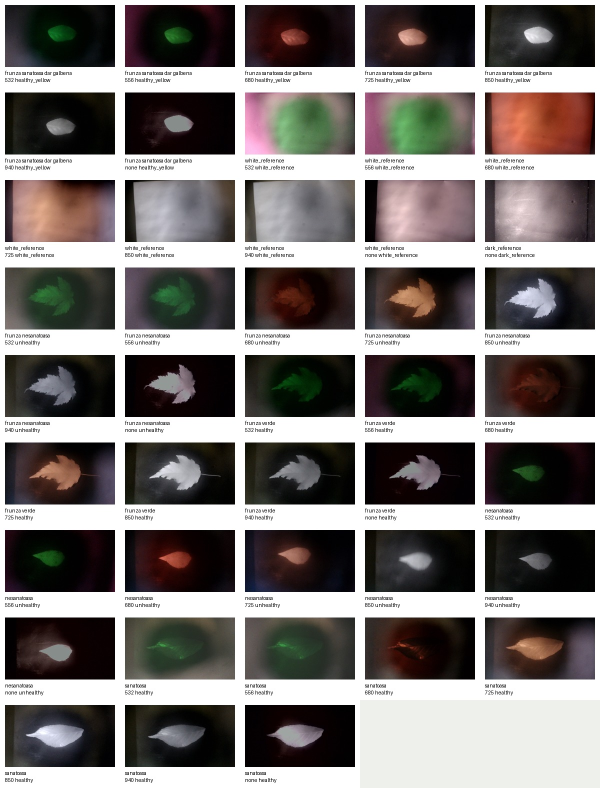
#> input picture outputs/real_leaf_analysis/camera_contact_sheet.jpg, 1200 x 1575 px (shown at 1/2 size)
$ python -i run_real_leaf_analysis.py   (imports and definitions only)
#> lines starting #> are read from the running program, lines starting #| are printed output that depends on the picture; after the words box and inside, x2 and y2 are one past the last pixel; in counts of white or black regions, pixels touching at a corner belong together
"""Run the real leaf camera/spectrometer analysis.

Inputs live in:
    C:/Users/david/OneDrive/Desktop/data analisys

Outputs are written under:
    outputs/real_leaf_analysis
"""

from __future__ import annotations

import csv
import json
import math
import re
from dataclasses import dataclass
from pathlib import Path
from typing import Iterable

import matplotlib.pyplot as plt
import numpy as np
from PIL import Image, ImageDraw

try:
    import cv2
except ModuleNotFoundError:  # pragma: no cover - runtime fallback
    cv2 = None

try:
    from openpyxl import Workbook
    from openpyxl.chart import LineChart, Reference
    from openpyxl.styles import Alignment, Font, PatternFill
    from openpyxl.utils import get_column_letter
except ModuleNotFoundError:  # pragma: no cover - runtime fallback
    Workbook = None
    LineChart = Reference = Alignment = Font = PatternFill = get_column_letter = None


PROJECT_ROOT = Path(r"C:\Users\david\OneDrive\Desktop\Archive\Projects\CodeX")
DATA_ROOT = Path(r"C:\Users\david\OneDrive\Desktop\data analisys")
OUT_DIR = PROJECT_ROOT / "outputs" / "real_leaf_analysis"
TARGET_WAVELENGTHS = (532, 556, 680, 725, 850, 940)


@dataclass
class Spectrum:
    path: Path
    relative_path: str
    environment: str
    sample_id: str
    condition: str
    role: str
    modality: str
    filter_label: str
    filter_nm: float | None
    wavelengths: np.ndarray
    intensities: np.ndarray


@dataclass
class CameraMeasurement:
    path: Path
    relative_path: str
    environment: str
    sample_id: str
    condition: str
    filter_label: str
    filter_nm: float | None
    metrics: dict[str, float | str | int]


# [161 lines left out: functions main, load_all_spectra, load_all_camera_measurements, read_spectrum, infer_metadata, infer_sample_id and 1 more, not called in this run]


def analyze_camera_image(path: Path) -> dict[str, float | str | int]:
    image = Image.open(path).convert("RGB")
#> image is the input picture: PIL image 1200x1575 RGB; mean R, G, B 126.4, 121.5, 119.5
    rgb = np.asarray(image, dtype=np.uint8)
    mask = leaf_mask(rgb)
    pixels = rgb[mask]
    if pixels.size == 0:
        pixels = rgb.reshape(-1, 3)

    arr = pixels.astype(np.float32) / 255.0
    r, g, b = arr[:, 0], arr[:, 1], arr[:, 2]
    if cv2 is not None:
        hsv = cv2.cvtColor(pixels.reshape(-1, 1, 3), cv2.COLOR_RGB2HSV).reshape(-1, 3)
        hue = circular_mean_degrees(hsv[:, 0].astype(np.float32) * 2.0)
        sat = hsv[:, 1].astype(np.float32) / 255.0
        val = hsv[:, 2].astype(np.float32) / 255.0
    else:
        maxc = np.max(arr, axis=1)
        minc = np.min(arr, axis=1)
        sat = np.divide(maxc - minc, np.maximum(maxc, 1e-8))
        val = maxc
        hue = 0.0
    gcc = np.mean(g / np.maximum(r + g + b, 1e-8))
    exg = np.mean(2.0 * g - r - b)
    vari = np.nanmean((g - r) / np.where(np.abs(g + r - b) < 1e-8, np.nan, g + r - b))
    return {
        "width": image.width,
        "height": image.height,
        "leaf_pixels": int(mask.sum()),
        "leaf_area_fraction": round_float(mask.mean()),
        "mean_r": round_float(r.mean()),
        "mean_g": round_float(g.mean()),
        "mean_b": round_float(b.mean()),
        "brightness": round_float(val.mean()),
        "saturation": round_float(sat.mean()),
        "hue_deg": round_float(hue),
        "gcc": round_float(gcc),
        "exg": round_float(exg),
        "vari": round_float(vari),
    }


def leaf_mask(rgb: np.ndarray) -> np.ndarray:
    if cv2 is None:
        gray = np.asarray(Image.fromarray(rgb).convert("L"), dtype=np.uint8)
        mask = gray > np.percentile(gray, 65)
        return mask
    gray = cv2.cvtColor(rgb, cv2.COLOR_RGB2GRAY)
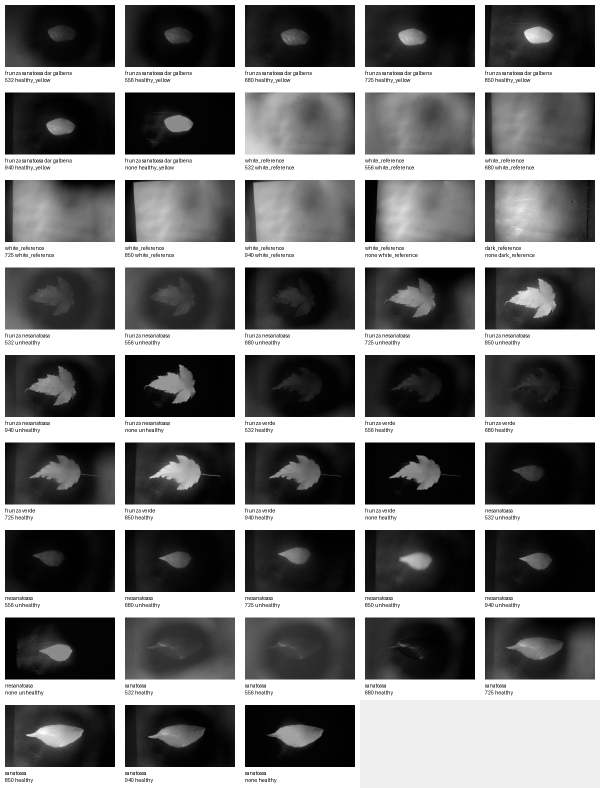
#> gray: shape (1575, 1200) (shown at 1/2 size); min 0, max 255, mean 122.8
    blur = cv2.GaussianBlur(gray, (9, 9), 0)
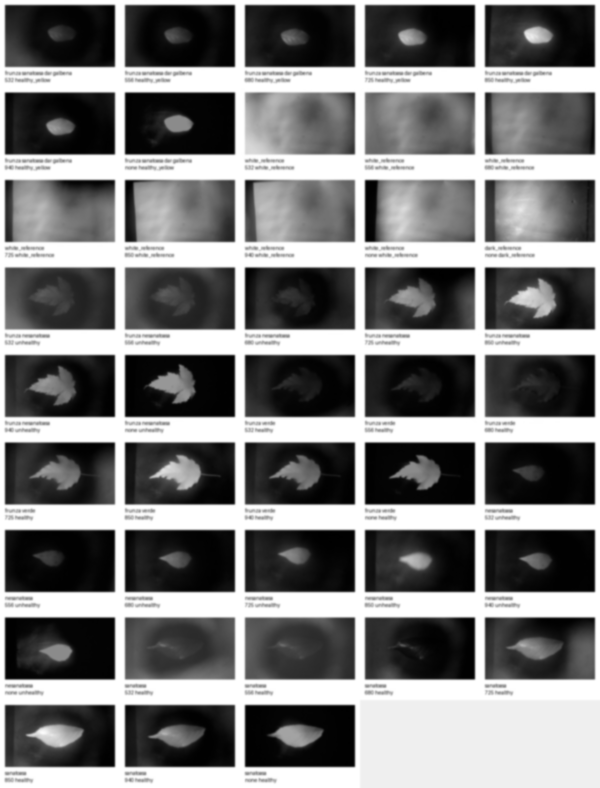
#> blur: shape (1575, 1200) (shown at 1/2 size); min 0, max 255, mean 122.8
    _, thresh = cv2.threshold(blur, 0, 255, cv2.THRESH_BINARY + cv2.THRESH_OTSU)
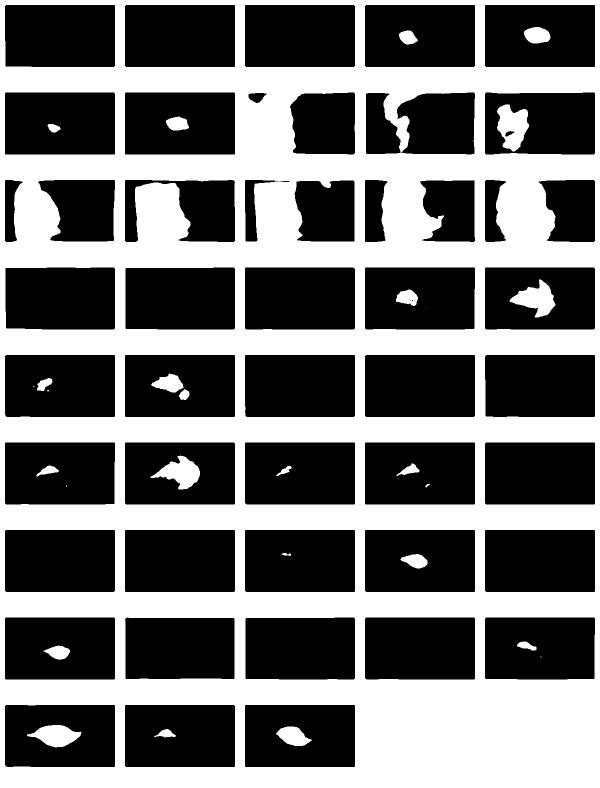
#> thresh: shape (1575, 1200) (shown at 1/2 size); 43.4% white; 28 white regions (5 under 20 px), largest, box (x1, y1, x2, y2) and area: (0, 0, 1200, 1575) 793242, (994, 209, 1058, 303) 3966, (1019, 559, 1111, 635) 3495
    mask = thresh > 0
    border = np.concatenate([mask[:20, :].ravel(), mask[-20:, :].ravel(), mask[:, :20].ravel(), mask[:, -20:].ravel()])
    if border.mean() > 0.5:
        mask = ~mask
#> mask: shape (1575, 1200) bool; 56.6% white; 28 black regions (5 under 20 px)
    contours, _ = cv2.findContours(mask.astype(np.uint8) * 255, cv2.RETR_EXTERNAL, cv2.CHAIN_APPROX_SIMPLE)
#> contours = 49 contours, 1 with area under 20; largest, box (x1, y1, x2, y2) and area: (490, 1410, 710, 1534) 26935, (10, 1235, 230, 1359) 26935, (730, 885, 950, 1009) 26935, (250, 710, 470, 834) 26935, (250, 185, 470, 309) 26935
    if contours:
        filled = np.zeros(mask.shape, dtype=np.uint8)
        cv2.drawContours(filled, [max(contours, key=cv2.contourArea)], -1, 255, cv2.FILLED)
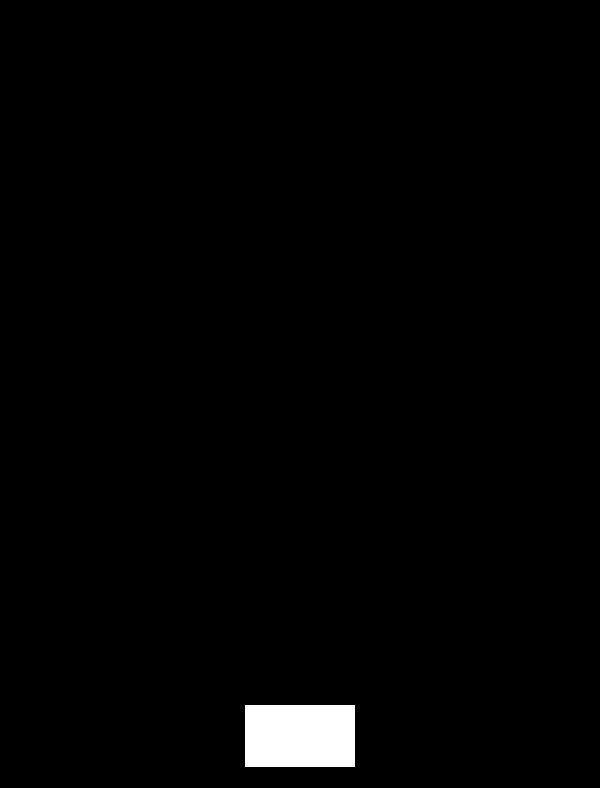
#> filled: shape (1575, 1200) (shown at 1/2 size); 1.4% white; 1 white region, box (x1, y1, x2, y2) and area: (490, 1410, 710, 1534) 27276
        mask = filled > 0
    if mask.mean() < 0.02 or mask.mean() > 0.9:
        mask = gray > np.percentile(gray, 65)
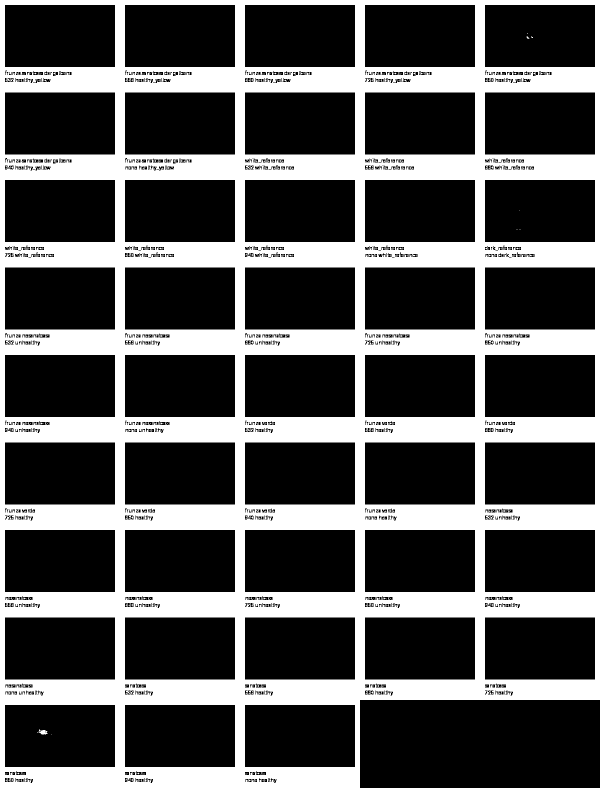
#> mask: shape (1575, 1200) bool (shown at 1/2 size); 32.2% white; 854 white regions (852 under 20 px), largest, box (x1, y1, x2, y2) and area: (0, 0, 1200, 1575) 606715, (78, 1459, 95, 1469) 115
#> in analyze_camera_image, `hue = circular_mean_degrees(hsv[:, 0].astype(np.float32) * 2.0)`: hue = 359.4
#> in analyze_camera_image, `gcc = np.mean(g / np.maximum(r + g + b, 1e-8))`: gcc = 0.333
#> in analyze_camera_image, `exg = np.mean(2.0 * g - r - b)`: exg = -2.16e-05
#> in analyze_camera_image, `vari = np.nanmean((g - r) / np.where(np.abs(g + r - b) < 1e-8, np.nan,..`: vari = -0.000205
    return mask


# [487 lines left out: functions build_reference_index, choose_reference, calibrated_reflectance, spectrum_feature_row, camera_row, build_paired_rows and 14 more, not called in this run]


def circular_mean_degrees(values: np.ndarray) -> float:
    radians = np.deg2rad(values.astype(float))
    return float((np.rad2deg(np.arctan2(np.mean(np.sin(radians)), np.mean(np.cos(radians)))) + 360.0) % 360.0)


# [5 lines left out: function safe_ratio, not called in this run]


def to_float(value: object) -> float:
    try:
        return float(value)
    except (TypeError, ValueError):
        return float("nan")


def is_finite(value: object) -> bool:
    return np.isfinite(to_float(value))


def round_float(value: object, digits: int = 6) -> float:
#> called with value = 0.322, digits = 6
    number = to_float(value)
#> number = 0.322
    return round(number, digits) if np.isfinite(number) else float("nan")


# [2 lines not run here, left out]

>>> result = analyze_camera_image('../outputs/real_leaf_analysis/camera_contact_sheet.jpg')
#> result = 13 items
